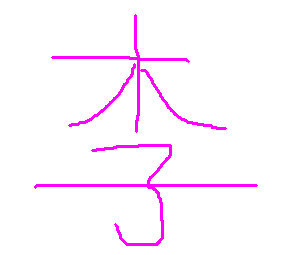

Reproduce this figure in Python.
"""
   鼠标画笔.py
   本程序可以用鼠标指针在屏幕上画画儿。
"""
import turtle

screen = turtle.getscreen()
screen.setup(480,360)
screen.delay(0)

turtle.color('magenta')
turtle.pensize(3)
turtle.speed(0)
turtle.penup()
turtle.ht()

last_pos = None

def begindraw(event):
    global last_pos
    x = event.x - 240                   # 转换成海龟坐标系中的x坐标
    y = 180 - event.y                   # 转换成海龟坐标系中的y坐标
    if last_pos is not None:
        turtle.goto(last_pos)
        turtle.pendown()
        turtle.goto(x,y)

def enddraw(event):
    turtle.penup()
    last_pos = None
    
def follow_mouse(event):
    """本函数让小海龟面朝鼠标指针移动"""
    global last_pos
    screen.cv.unbind("<Motion>")         # 画布取消绑定鼠标移动事件
    x = event.x - 240                    # 转换成海龟坐标系中的x坐标
    y = 180 - event.y                    # 转换成海龟坐标系中的y坐标
    turtle.goto(x,y)
    last_pos = x,y                       # 记录上一次坐标
    screen.cv.bind("<Motion>",follow_mouse) # 画布绑定鼠标移动事件

screen.cv.bind("<Motion>",follow_mouse)     # 画布绑定鼠标移动事件
screen.cv.bind("<Button-1>",begindraw)      # 画布绑定鼠标单击事件
screen.cv.bind("<ButtonRelease-1>",enddraw) # 画布绑定鼠标释放事件
screen.mainloop()                           # 进入事件循环
